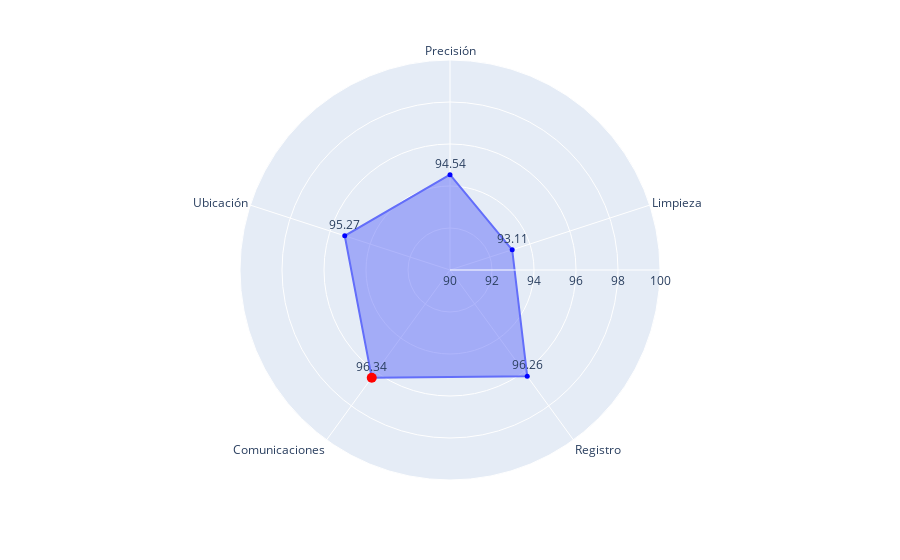

This figure's notebook cell:
### Markdown cell above
Gráfica de radar para representar las puntuaciones

### Code cell
#Trazamos la gráfica de radar

fig = px.line_polar(df, r=mean_scores.values, theta=mean_scores.index, range_r=(90, 100), line_close=True)
fig.update_traces(fill='toself')

#Añadimos los valores

fig.add_trace(go.Scatterpolar(
    r=mean_scores.values,
    theta=mean_scores.index,
    mode='markers+text',
    marker=dict(color='blue', size=5, symbol='circle'),
    text=mean_scores.values.round(2),
    textposition='top center',
    name='Valores',
    showlegend=False
))

#Marcamos el valor máximo

fig.add_trace(go.Scatterpolar(
    r=[max_value],
    theta=[max_metric],
    mode='markers',
    marker=dict(color='red', size=10, symbol='circle'),
    name='Valor máximo',
    showlegend=False
))

### Figure 1 — Plotly figure (JSON) as saved in the notebook; plotly's stock layout.template omitted (floating-point values rounded to 4 significant figures)
{"data": [{"fill": "toself", "hovertemplate": "r=%{r}<br>theta=%{theta}<extra></extra>", "legendgroup": "", "line": {"color": "#636efa", "dash": "solid"}, "marker": {"symbol": "circle"}, "mode": "lines", "name": "", "r": [94.54, 93.11, 96.26, 96.34, 95.27, 94.54], "showlegend": false, "subplot": "polar", "theta": ["Precisión", "Limpieza", "Registro", "Comunicaciones", "Ubicación", "Precisión"], "type": "scatterpolar"}, {"marker": {"color": "blue", "size": 5, "symbol": "circle"}, "mode": "markers+text", "name": "Valores", "r": [94.54, 93.11, 96.26, 96.34, 95.27], "showlegend": false, "text": [94.54, 93.11, 96.26, 96.34, 95.27], "textposition": "top center", "theta": ["Precisión", "Limpieza", "Registro", "Comunicaciones", "Ubicación"], "type": "scatterpolar"}, {"marker": {"color": "red", "size": 10, "symbol": "circle"}, "mode": "markers", "name": "Valor máximo", "r": [96.34], "showlegend": false, "theta": ["Comunicaciones"], "type": "scatterpolar"}], "layout": {"legend": {"tracegroupgap": 0}, "margin": {"t": 60}, "polar": {"angularaxis": {"direction": "clockwise", "rotation": 90}, "domain": {"x": [0, 1], "y": [0, 1]}, "radialaxis": {"range": [90, 100]}}}}
